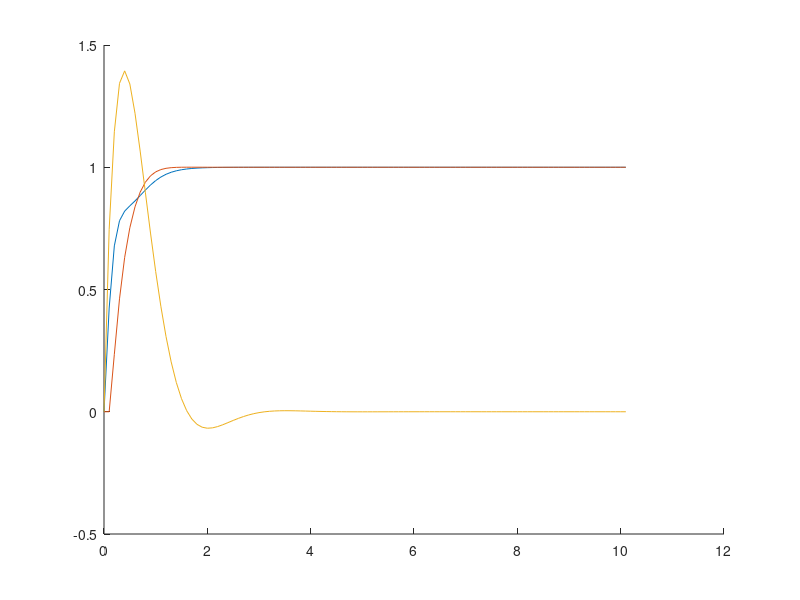

MATLAB code for this plot:
%% Relative motion dynamics

p_I = [1,2,0];
p_B=[];
j=1;
p_B(1,1:3) =[1;2;0];
dt=0.1;
w=0;
v=0;
p_goal =[1;1;0];
p=[0;0;0];

%controller
K=0.1*[1 1 1;
    1 1 1];
kp=3;
kalpha = 8;
kbeta = -1.5;

for t=0:dt:10
    j=j+1;
    % error computation
    e(:,j) = p_goal-p(:,j-1);
    
    %angles
    alpha = -p(3,j-1)+atan2(e(2,j),e(1,j));
    beta = -p(3,j-1)-alpha;
    
    %compute control input
    u= [kp*norm(e(1:2,j));kalpha*alpha+kbeta*beta];
    
    p(:,j)=p(:,j-1)+dt*[cos(p(3,j-1)) 0;sin(p(3,j-1)) 0;0 1]*u;
    
    %p_B(j,:)=p_B(j-1,:)+[w*p_B(j-1,2)-v*cos];
    
end

figure
hold on;

plot(0:dt:10+dt,p);